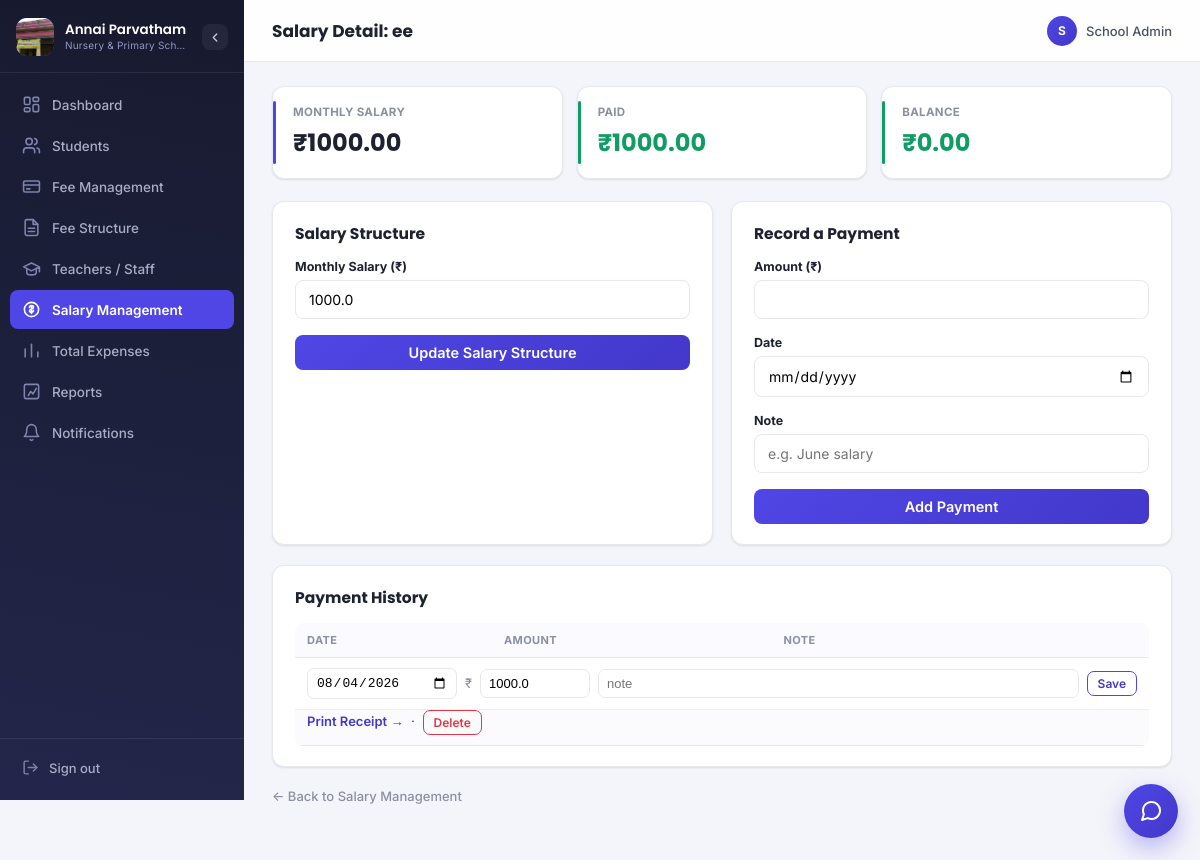
Page /salary/2 (signed in) on the committed database.
### models.py (models this page shows)
class Teacher(db.Model):
    id = db.Column(db.Integer, primary_key=True)
    name = db.Column(db.String(120), nullable=False, index=True)
    subject = db.Column(db.String(80))
    contact = db.Column(db.String(20))
    joining_date = db.Column(db.String(20))
    salary = db.relationship("TeacherSalary", backref="teacher", uselist=False, cascade="all, delete-orphan")
    salary_payments = db.relationship("SalaryPayment", backref="teacher", cascade="all, delete-orphan")

class TeacherSalary(db.Model):
    id = db.Column(db.Integer, primary_key=True)
    teacher_id = db.Column(db.Integer, db.ForeignKey("teacher.id"), nullable=False, index=True)
    monthly_salary = db.Column(db.Float, nullable=False, default=0)

class SalaryPayment(db.Model):
    id = db.Column(db.Integer, primary_key=True)
    teacher_id = db.Column(db.Integer, db.ForeignKey("teacher.id"), nullable=False, index=True)
    amount = db.Column(db.Float, nullable=False)
    date = db.Column(db.String(20), default=lambda: datetime.now().strftime("%Y-%m-%d"))
    note = db.Column(db.String(200))

### blueprints/salary.py (the view, shortened to what this page needs)
@bp.route("/salary/<int:teacher_id>", methods=["GET", "POST"])
@login_required
def teacher_salary_detail(teacher_id):
    t = Teacher.query.get_or_404(teacher_id)
    if not t.salary:
        t.salary = TeacherSalary(teacher_id=t.id, monthly_salary=0)
        db.session.add(t.salary)
        db.session.commit()
    paid = sum(p.amount for p in t.salary_payments)
    balance = t.salary.monthly_salary - paid
    payments = sorted(t.salary_payments, key=lambda p: p.id, reverse=True)
    return render_template("teacher_salary_detail.html", t=t, paid=paid, balance=balance, payments=payments)

### helpers.py (called while the page is built)
def login_required(f):
    @wraps(f)
    def wrapper(*args, **kwargs):
        if "admin_id" not in session:
            return redirect(url_for("auth.login"))
        return f(*args, **kwargs)
    return wrapper

### templates/teacher_salary_detail.html (shortened to what this page needs)
{% extends "base.html" %}
{% block header %}Salary Detail: {{ t.name }}{% endblock %}
{% block content %}
<div class="card-grid three">
  <div class="stat-card">
    <span class="stat-label">Monthly Salary</span>
    <span class="stat-value">₹{{ "%.2f"|format(t.salary.monthly_salary) }}</span>
  </div>
  <div class="stat-card accent-green">
    <span class="stat-label">Paid</span>
    <span class="stat-value">₹{{ "%.2f"|format(paid) }}</span>
  </div>
  <div class="stat-card {{ 'accent-red' if balance > 0 else 'accent-green' }}">
    <span class="stat-label">Balance</span>
    <span class="stat-value">₹{{ "%.2f"|format(balance) }}</span>
  </div>
</div>
<div class="two-col">
  <div class="panel">
    <h3>Salary Structure</h3>
    <form method="POST" class="form-grid">
      <div class="form-row">
        <label>Monthly Salary (₹)</label>
        <input type="number" step="0.01" min="0" name="monthly_salary" value="{{ t.salary.monthly_salary }}" required>
      </div>
      <button type="submit" class="submit-btn small">Update Salary Structure</button>
    </form>
  </div>
  <div class="panel">
    <h3>Record a Payment</h3>
    <form method="POST" class="form-grid">
      <div class="form-row">
        <label>Amount (₹)</label>
        <input type="number" step="0.01" min="0.01" name="amount" required>
      </div>
      <div class="form-row">
        <label>Date</label>
        <input type="date" name="date">
      </div>
      <div class="form-row">
        <label>Note</label>
        <input type="text" name="note" placeholder="e.g. June salary">
      </div>
      <button type="submit" class="submit-btn small">Add Payment</button>
    </form>
  </div>
</div>
<div class="panel">
  <h3>Payment History</h3>
  {% if payments %}
  <div class="table-scroll">
  <table class="data-table">
    <thead><tr><th>Date</th><th>Amount</th><th>Note</th><th></th><th></th></tr></thead>
    <tbody>
      {% for p in payments %}
      <tr>
        <td colspan="5" style="padding:0;">
        <form method="POST" action="{{ url_for('salary.teacher_salary_detail', teacher_id=t.id) }}"
              style="display:flex; align-items:center; gap:8px; padding:10px 12px; flex-wrap:wrap;">
          <input type="date" name="date" value="{{ p.date }}" style="width:150px; padding:6px 8px; border:1px solid var(--border); border-radius:7px; font-size:13px;">
          <span style="color:var(--muted); font-size:13px;">₹</span>
          <input type="number" step="0.01" min="0.01" name="amount" value="{{ p.amount }}" style="width:110px; padding:6px 8px; border:1px solid var(--border); border-radius:7px; font-size:13px;">
          <input type="text" name="note" value="{{ p.note or '' }}" placeholder="note" style="flex:1; min-width:140px; padding:6px 8px; border:1px solid var(--border); border-radius:7px; font-size:13px;">
          <button type="submit" class="edit-btn">Save</button>
        </form>
        </td>
      </tr>
      <tr>
        <td colspan="5" style="padding:0 12px 10px; border-bottom:1.5px solid var(--border);">
          <a href="{{ url_for('salary.salary_receipt', payment_id=p.id) }}" target="_blank" class="link-btn">Print Receipt &rarr;</a>
          &nbsp;&middot;&nbsp;
          <form method="POST" action="{{ url_for('salary.delete_salary_payment', payment_id=p.id) }}" style="display:inline;"
                onsubmit="return confirm('Remove this payment entry?');">
            <button type="submit" class="danger-btn" style="vertical-align:middle;">Delete</button>
          </form>
        </td>
      </tr>
      {% endfor %}
    </tbody>
  </table>
  </div>
  {% else %}
  <p class="empty-state">No payments recorded yet.</p>
  {% endif %}
</div>
<a href="{{ url_for('salary.salary') }}" class="cancel-link">&larr; Back to Salary Management</a>
{% endblock %}

### rows in the picture
Teacher: name "ee"
TeacherSalary: salary.monthly_salary "1000.00", monthly_salary "1000.0"
SalaryPayment: date "08/04/2026", amount "1000.0"

### other values in the picture
{{ session.get('admin_name','A')[0] }} "S"
{{ session.get('admin_name','Admin') }} "School Admin"
{{ "%.2f"|format(paid) }} "1000.00"
{{ "%.2f"|format(balance) }} "0.00"
